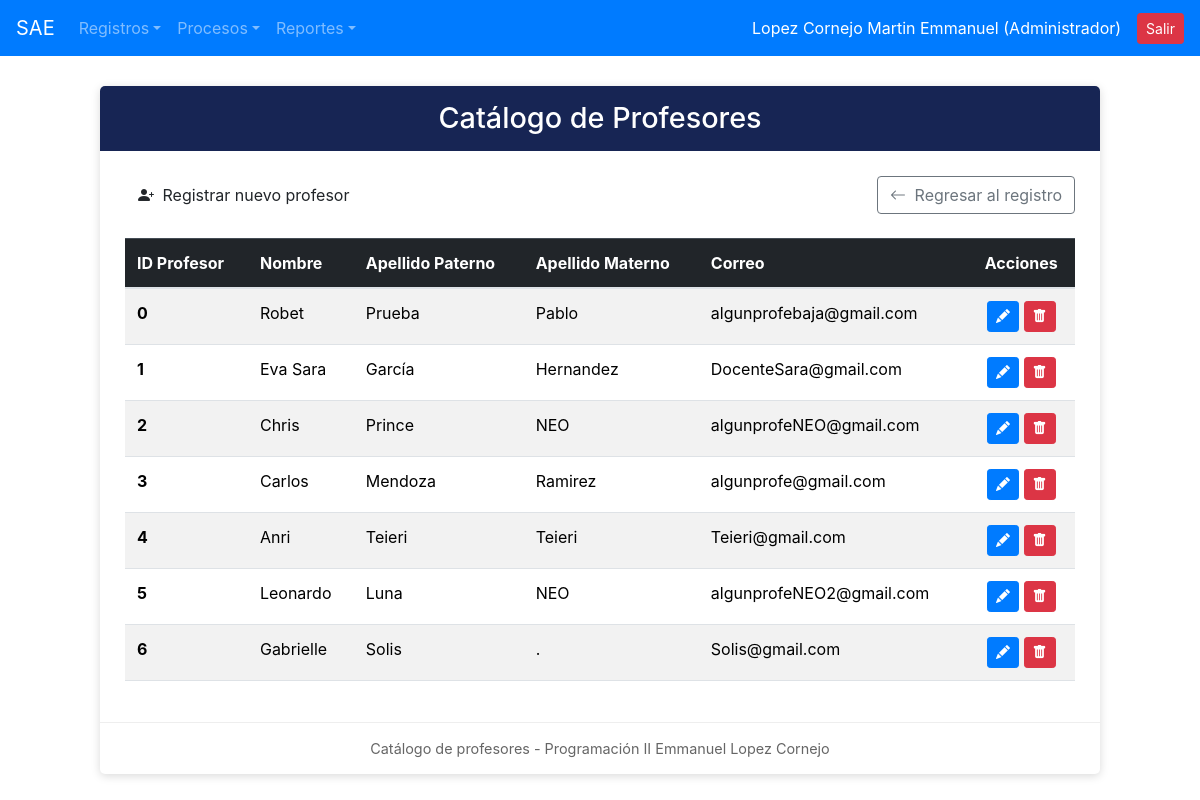
The page /crude/crude_profesores.php (signed in) on the database its author committed.
### tables this page shows
CREATE TABLE `profesores` (
  `idprof` int(11) NOT NULL,
  `nombre_prof` varchar(100) NOT NULL,
  `apaterno_prof` varchar(100) NOT NULL,
  `amaterno_prof` varchar(100) NOT NULL,
  `mail_prof` varchar(150) NOT NULL,
  `estatus_prof` varchar(10) DEFAULT 'ALTA'
);

### crude/crude_profesores.php (the view, shortened to what this page needs)
<?php
include_once("../conexion.php");
$sql = "SELECT * FROM profesores WHERE estatus_prof = 'ALTA'";
$resultado = $conexion->query($sql);
?>
<!DOCTYPE html>
<html lang="es">
<head>
    <link href="https://cdn.jsdelivr.net/npm/bootstrap@5.3.3/dist/css/bootstrap.min.css" rel="stylesheet">
    <link rel="stylesheet" href="https://cdn.jsdelivr.net/npm/bootstrap-icons@1.11.3/font/bootstrap-icons.min.css">
</head>
<body>
<?php include_once("../navegacion/nav.php"); ?>
<div class="container">
    <div class="card-custom">
        <div class="titulo">
            <h2>Catálogo de Profesores</h2>
        </div>
        <div class="contenido">
            <div class="d-flex justify-content-between align-items-center mb-4">
                <a href="../registro/reg_profesor.php" class="btn btn-sae">
                    <i class="bi bi-person-plus-fill me-1"></i> Registrar nuevo profesor
                </a>
                <a href="../registro/reg_profesor.php" class="btn btn-outline-secondary">
                    <i class="bi bi-arrow-left me-1"></i> Regresar al registro
                </a>
            </div>
            <table class="table table-striped table-hover align-middle">
                <thead class="table-dark">
                    <tr>
                        <th scope="col">ID Profesor</th>
                        <th scope="col">Nombre</th>
                        <th scope="col">Apellido Paterno</th>
                        <th scope="col">Apellido Materno</th>
                        <th scope="col">Correo</th>
                        <th scope="col" class="text-center">Acciones</th>
                    </tr>
                </thead>
                <tbody>
                    <?php if ($resultado && $resultado->num_rows > 0): ?>
                        <?php while ($profesor = $resultado->fetch_assoc()): ?>
                            <tr>
                                <th scope="row"><?php echo $profesor['idprof']; ?></th>
                                <td><?php echo htmlspecialchars($profesor['nombre_prof']); ?></td>
                                <td><?php echo htmlspecialchars($profesor['apaterno_prof']); ?></td>
                                <td><?php echo htmlspecialchars($profesor['amaterno_prof']); ?></td>
                                <td><?php echo htmlspecialchars($profesor['mail_prof']); ?></td>
                                <td class="text-center">
                                    <a href="../modificacion/modif_profesor.php?idprof=<?php echo $profesor['idprof']; ?>" class="btn btn-primary btn-sm" title="Editar"><i class="bi bi-pencil-fill"></i></a>
                                    <a href="../baja/baja_profesor.php?idprof=<?php echo $profesor['idprof']; ?>" class="btn btn-danger btn-sm" title="Dar de Baja" onclick="return confirm('¿Seguro que deseas dar de baja a este profesor?');"><i class="bi bi-trash-fill"></i></a>
                                </td>
                            </tr>
                        <?php endwhile; ?>
                    <?php else: ?>
                        <tr>
                            <td colspan="6" class="text-center text-muted">No hay profesores activos registrados.</td>
                        </tr>
                    <?php endif; ?>
                </tbody>
            </table>
        </div>
        <div class="pie">
            Catálogo de profesores - Programación II Emmanuel Lopez Cornejo
        </div>
    </div>
</div>
</body>
</html>

### crude/crude_profesores.php (style rules this page uses)
body { background-color: #f3f1f4; }
.card-custom { background-color: white; max-width: 1000px; margin: 30px auto; border-radius: 5px; box-shadow: 0 2px 10px rgba(0, 0, 0, 0.15); overflow: hidden; }
.titulo { background-color: #172554; color: white; padding: 15px; text-align: center; }
.titulo h2 { margin: 0; font-size: 1.8rem; }
.contenido { padding: 25px; }
.btn-sae { background-color: #9f1239; color: white; border: none; padding: 8px 16px; border-radius: 4px; }
.pie { text-align: center; padding: 15px; color: #666; font-size: 0.9rem; border-top: 1px solid #eee; }

### rows shown on the page
profesores: idprof "0", nombre_prof "Robet", apaterno_prof "Prueba", amaterno_prof "Pablo", mail_prof "algunprofebaja@gmail.com"
profesores: idprof "1", nombre_prof "Eva Sara", apaterno_prof "García", amaterno_prof "Hernandez", mail_prof "DocenteSara@gmail.com"
profesores: idprof "2", nombre_prof "Chris", apaterno_prof "Prince", amaterno_prof "NEO", mail_prof "algunprofeNEO@gmail.com"
profesores: idprof "3", nombre_prof "Carlos", apaterno_prof "Mendoza", amaterno_prof "Ramirez", mail_prof "algunprofe@gmail.com"
profesores: idprof "4", nombre_prof "Anri", apaterno_prof "Teieri", amaterno_prof "Teieri", mail_prof "Teieri@gmail.com"
profesores: idprof "5", nombre_prof "Leonardo", apaterno_prof "Luna", amaterno_prof "NEO", mail_prof "algunprofeNEO2@gmail.com"
profesores: idprof "6", nombre_prof "Gabrielle", apaterno_prof "Solis", amaterno_prof ".", mail_prof "Solis@gmail.com"

### other values the page prints
$_SESSION['nombre_usuario'] "Lopez Cornejo Martin Emmanuel"
$_SESSION['nombre_puesto'] "Administrador"
